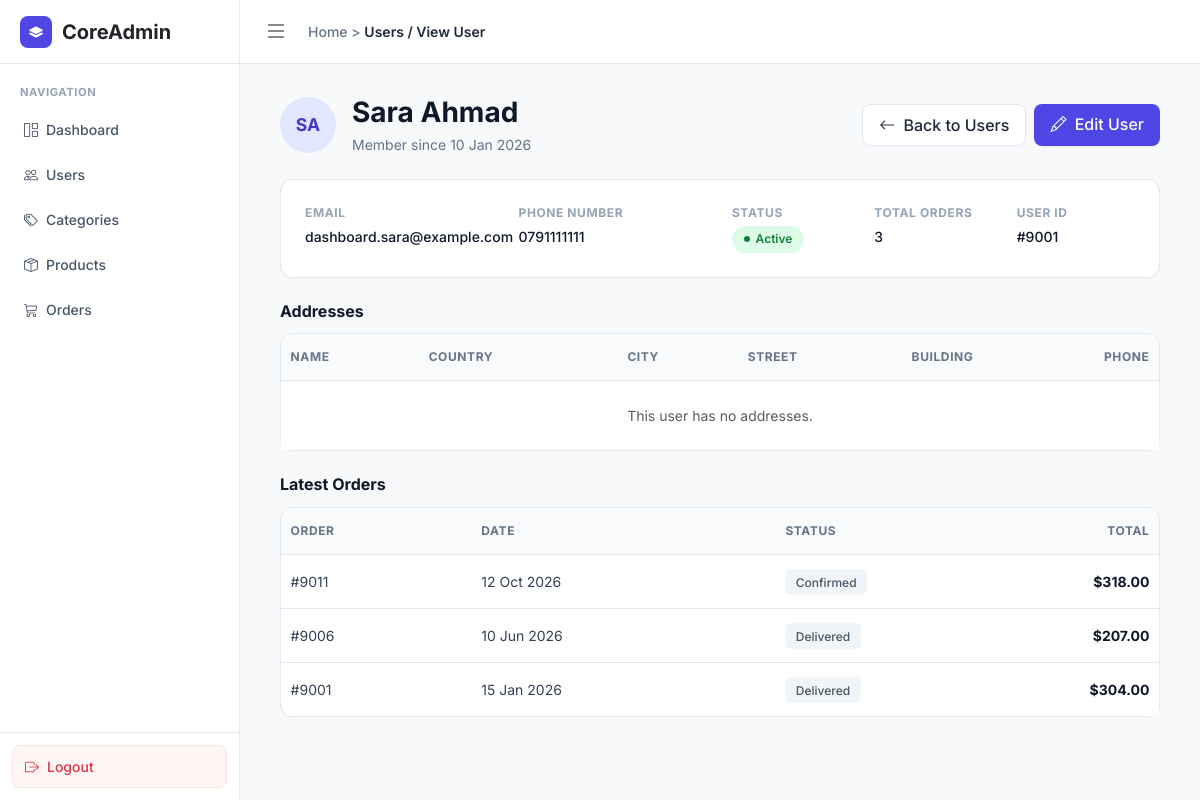
The page /admin/user-view.php?id=9001 on the database its author committed.
### tables this page shows
CREATE TABLE `users` (
  `id` int(11) NOT NULL,
  `full_name` varchar(255) NOT NULL,
  `email` varchar(255) NOT NULL,
  `password_hash` varchar(255) NOT NULL,
  `phone` varchar(20) DEFAULT NULL,
  `created_at` timestamp NOT NULL DEFAULT current_timestamp(),
  `is_active` tinyint(1) NOT NULL DEFAULT 1
);

CREATE TABLE `orders` (
  `id` int(11) NOT NULL,
  `user_id` int(11) NOT NULL,
  `order_date` timestamp NOT NULL DEFAULT current_timestamp(),
  `estimated_delivery` date DEFAULT NULL,
  `total_amount` decimal(10,2) NOT NULL DEFAULT 0.00,
  `order_status` enum('Pending','Confirmed','Shipped','Delivered','Cancelled') DEFAULT 'Pending',
  `full_name` varchar(100) NOT NULL,
  `phone` varchar(20) NOT NULL,
  `country` varchar(100) NOT NULL DEFAULT 'Jordan',
  `city` varchar(100) NOT NULL,
  `area` varchar(100) DEFAULT NULL,
  `shipping_address` varchar(255) NOT NULL,
  `building_details` varchar(255) DEFAULT NULL,
  `shipping_cost` decimal(10,2) NOT NULL DEFAULT 0.00,
  `revenue` decimal(10,2) NOT NULL DEFAULT 0.00
);

### app/models/user.php (called while the page is built, shortened)
<?php
class User
{
    private PDO $db;
    public function __construct(PDO $db)
    {
        $this->db = $db;
    }
    public function getById(int $id): ?array
    {
        $sql = "SELECT u.id, u.full_name, u.email, u.phone, u.is_active, u.created_at,
                       (SELECT COUNT(*) FROM orders o WHERE o.user_id = u.id) AS total_orders,
                       (SELECT a.country FROM address a WHERE a.user_id = u.id
                        ORDER BY a.id LIMIT 1) AS country
                FROM users u
                WHERE u.id = ?";
        $stmt = $this->db->prepare($sql);
        $stmt->execute([$id]);
        $user = $stmt->fetch();
        return $user ?: null;
    }
    public function getAddresses(int $userId): array
    {
        $sql = "SELECT id, full_name, country, city, street, building, phone
                FROM address
                WHERE user_id = ?
                ORDER BY id";
        $stmt = $this->db->prepare($sql);
        $stmt->execute([$userId]);
        return $stmt->fetchAll();
    }
    public function getOrders(int $userId, int $limit = 10): array
    {
        $sql = "SELECT id, order_date, total_amount, order_status
                FROM orders
                WHERE user_id = ?
                ORDER BY order_date DESC, id DESC
                LIMIT ?";
        $stmt = $this->db->prepare($sql);
        $stmt->bindValue(1, $userId, PDO::PARAM_INT);
        $stmt->bindValue(2, $limit, PDO::PARAM_INT);
        $stmt->execute();
        return $stmt->fetchAll();
    }
}

### admin/includes/helpers.php (called while the page is built, shortened)
<?php
function safe($text)
{
    return htmlspecialchars($text, ENT_QUOTES, "UTF-8");
}
function getInitials($fullName)
{
    $words = explode(" ", trim($fullName));
    $firstWord = $words[0];
    $lastWord = $words[count($words) - 1];
    $initials = mb_substr($firstWord, 0, 1);
    if (count($words) > 1) {
        $initials = $initials . mb_substr($lastWord, 0, 1);
    }
    return mb_strtoupper($initials);
}

### admin/user-view.php (the view, shortened to what this page needs)
<?php
require_once __DIR__ . '/../app/models/user.php';
require_once __DIR__ . '/includes/helpers.php';
$database = new Database();
$db = $database->connect();
$userModel = new User($db);
$id = 0;
if (isset($_GET["id"])) {
    $id = (int) $_GET["id"];
}
$user = $userModel->getById($id);
$addresses = $userModel->getAddresses($id);
$orders = $userModel->getOrders($id, 10);
$memberSince = date("d M Y", strtotime($user["created_at"]));
$phone = "—";
if ($user["phone"] !== null && $user["phone"] !== "") {
    $phone = $user["phone"];
}
if ($user["is_active"] == 1) {
    $statusText = "Active";
    $statusClass = "btn-status-pill";
} else {
    $statusText = "Inactive";
    $statusClass = "btn-status-pill inactive";
}
require __DIR__ . '/includes/header.php';
?>
                <div class="page-header">
                    <div class="d-flex align-items-center gap-3">
                        <div class="user-initials user-initials-lg"><?php echo safe(getInitials($user["full_name"])); ?></div>
                        <div>
                            <h1 class="page-title"><?php echo safe($user["full_name"]); ?></h1>
                            <p class="page-subtitle">Member since <?php echo $memberSince; ?></p>
                        </div>
                    </div>
                    <div class="d-flex gap-2">
                        <a href="users.php" class="btn btn-outline-custom">
                            <i class="bi bi-arrow-left me-1"></i> Back to Users
                        </a>
                        <a href="users.php?edit=<?php echo $user["id"]; ?>#edit-user-<?php echo $user["id"]; ?>" class="btn btn-brand">
                            <i class="bi bi-pencil me-1"></i> Edit User
                        </a>
                    </div>
                </div>
                <div class="form-card mb-4">
                    <div class="row g-4">
                        <div class="col-md-3">
                            <div class="detail-label">Email</div>
                            <div class="detail-value"><?php echo safe($user["email"]); ?></div>
                        </div>
                        <div class="col-md-3">
                            <div class="detail-label">Phone number</div>
                            <div class="detail-value"><?php echo safe($phone); ?></div>
                        </div>
                        <div class="col-md-2">
                            <div class="detail-label">Status</div>
                            <div class="detail-value"><span class="<?php echo $statusClass; ?>"><?php echo $statusText; ?></span></div>
                        </div>
                        <div class="col-md-2">
                            <div class="detail-label">Total orders</div>
                            <div class="detail-value"><?php echo $user["total_orders"]; ?></div>
                        </div>
                        <div class="col-md-2">
                            <div class="detail-label">User ID</div>
                            <div class="detail-value">#<?php echo $user["id"]; ?></div>
                        </div>
                    </div>
                </div>
                <h2 class="section-title">Addresses</h2>
                <div class="table-card mb-4">
                    <div class="table-responsive">
                        <table class="custom-table">
                            <thead>
                                <tr>
                                    <th>NAME</th>
                                    <th>COUNTRY</th>
                                    <th>CITY</th>
                                    <th>STREET</th>
                                    <th>BUILDING</th>
                                    <th>PHONE</th>
                                </tr>
                            </thead>
                            <tbody>
                                <?php if (count($addresses) === 0) { ?>
                                    <tr>
                                        <td colspan="6" class="text-center text-muted py-4">This user has no addresses.</td>
                                    </tr>
                                <?php } ?>
                            </tbody>
                        </table>
                    </div>
                </div>
                <h2 class="section-title">Latest Orders</h2>
                <div class="table-card">
                    <div class="table-responsive">
                        <table class="custom-table">
                            <thead>
                                <tr>
                                    <th>ORDER</th>
                                    <th>DATE</th>
                                    <th>STATUS</th>
                                    <th class="text-end">TOTAL</th>
                                </tr>
                            </thead>
                            <tbody>
                                <?php foreach ($orders as $order) { ?>
                                    <tr>
                                        <td>#<?php echo $order["id"]; ?></td>
                                        <td><?php echo date("d M Y", strtotime($order["order_date"])); ?></td>
                                        <td><span class="badge-category"><?php echo safe($order["order_status"]); ?></span></td>
                                        <td class="text-end"><span class="price-text">$<?php echo number_format($order["total_amount"], 2); ?></span></td>
                                    </tr>
                                <?php } ?>
                            </tbody>
                        </table>
                    </div>
                </div>
<?php require __DIR__ . '/includes/footer.php'; ?>

### public/assets/css/admin.css (style rules this page uses)
:root { --bg-main: #f8f9fa; --sidebar-width: 240px; --brand-primary: #4f46e5; --brand-primary-hover: #4338ca; --text-dark: #1e293b; --text-muted: #64748b; --border-color: #e2e8f0; --badge-blue-bg: #e0e7ff; --badge-blue-text: #4338ca; --badge-green-bg: #dcfce7; --badge-green-text: #15803d; --badge-red-bg: #fee2e2; --badge-red-text: #b91c1c; --active-nav-bg: #eef2ff; --active-nav-text: #4f46e5; }
body { font-family: 'Inter', -apple-system, BlinkMacSystemFont, sans-serif; background-color: var(--bg-main); color: var(--text-dark); overflow-x: hidden; font-size: 0.875rem; }
.page-header { display: flex; align-items: center; justify-content: space-between; margin-bottom: 1.5rem; }
.page-title { font-size: 1.75rem; font-weight: 700; color: #0f172a; margin-bottom: 0.25rem; }
.page-subtitle { color: var(--text-muted); margin: 0; font-size: 0.875rem; }
.btn-brand { background-color: var(--brand-primary); color: white; font-weight: 500; border-radius: 8px; padding: 0.5rem 1rem; border: none; box-shadow: 0 1px 2px rgba(0,0,0,0.05); }
.btn-outline-custom { border: 1px solid var(--border-color); background: white; color: var(--text-dark); font-weight: 500; border-radius: 8px; padding: 0.5rem 1rem; }
.table-card { background: #ffffff; border-radius: 12px; border: 1px solid var(--border-color); overflow: visible; box-shadow: 0 1px 3px rgba(0,0,0,0.02); }
.custom-table { width: 100%; margin: 0; border-collapse: separate; border-spacing: 0; }
.custom-table th { background-color: #f8fafc; color: #64748b; font-size: 0.75rem; font-weight: 700; text-transform: uppercase; letter-spacing: 0.05em; padding: 0.875rem 1.25rem; border-bottom: 1px solid var(--border-color); }
.custom-table td { padding: 1rem 1.25rem; vertical-align: middle; border-bottom: 1px solid var(--border-color); color: #334155; }
.custom-table tr:last-child td { border-bottom: none; }
.badge-category { background-color: #f1f5f9; color: #475569; font-weight: 500; font-size: 0.75rem; padding: 0.35rem 0.65rem; border-radius: 6px; }
.btn-status-pill { background-color: var(--badge-green-bg); color: var(--badge-green-text); font-weight: 600; font-size: 0.75rem; padding: 0.3rem 0.75rem; border-radius: 20px; border: none; display: inline-flex; align-items: center; gap: 0.35rem; }
.btn-status-pill::before { content: ''; width: 6px; height: 6px; border-radius: 50%; background-color: var(--badge-green-text); }
.price-text { font-weight: 700; color: #0f172a; }

### public/assets/css/users.css (style rules this page uses)
.user-initials { width: 40px; height: 40px; border-radius: 50%; background-color: var(--badge-blue-bg); color: var(--badge-blue-text); display: flex; align-items: center; justify-content: center; font-weight: 700; font-size: 0.875rem; flex-shrink: 0; }
.custom-table th:last-child, .custom-table td:last-child { width: 1%; white-space: nowrap; position: sticky; right: 0; z-index: 2; }
.custom-table td:last-child { background-color: #ffffff; }
@media (max-width: 1399.98px) { .custom-table th, .custom-table td { padding-left: 0.6rem; padding-right: 0.6rem; } }
@media (max-width: 1399.98px) { .user-initials { width: 34px; height: 34px; font-size: 0.8rem; } }
.custom-table thead th:first-child { border-top-left-radius: 12px; }
.custom-table thead th:last-child { border-top-right-radius: 12px; }
.form-card { background: #ffffff; border-radius: 12px; border: 1px solid var(--border-color); padding: 1.5rem; box-shadow: 0 1px 3px rgba(0,0,0,0.02); }
.detail-label { font-size: 0.75rem; font-weight: 700; color: #94a3b8; text-transform: uppercase; letter-spacing: 0.05em; margin-bottom: 0.25rem; }
.detail-value { font-weight: 500; color: #0f172a; }
.section-title { font-size: 1rem; font-weight: 700; color: #0f172a; margin-bottom: 0.75rem; }
.user-initials-lg { width: 56px; height: 56px; font-size: 1.1rem; }

### rows shown on the page
users: full_name "SA", full_name "Sara Ahmad", created_at "10 Jan 2026", email "dashboard.sara@example.com", phone "0791111111", is_active "Active", id "9001"
orders: id "9011", order_date "12 Oct 2026", order_status "Confirmed", total_amount "318.00"
orders: id "9006", order_date "10 Jun 2026", order_status "Delivered", total_amount "207.00"
orders: id "9001", order_date "15 Jan 2026", order_status "Delivered", total_amount "304.00"

### other values the page prints
safe($breadcrumb) "Users / View User"
$user["total_orders"] "3"
